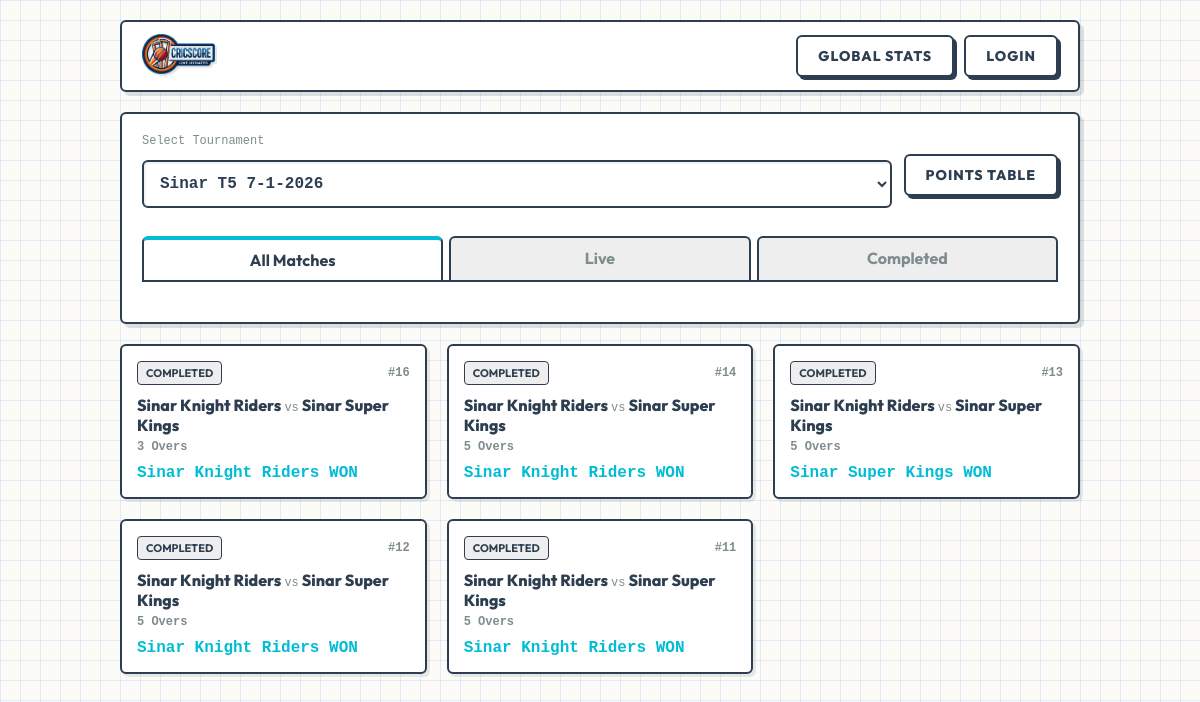
The page / on the database its author committed.
### tables this page shows
CREATE TABLE matches (
  id INTEGER PRIMARY KEY AUTOINCREMENT,
  tournament_id INTEGER,
  team_a_id INTEGER NOT NULL,
  team_b_id INTEGER NOT NULL,
  overs_limit INTEGER NOT NULL DEFAULT 20,
  wickets_limit INTEGER NOT NULL DEFAULT 10,
  status TEXT NOT NULL DEFAULT 'scheduled',
  toss_winner_team_id INTEGER,
  toss_decision TEXT, -- 'bat' or 'bowl'
  winner_team_id INTEGER,
  result_type TEXT,
  super_over INTEGER NOT NULL DEFAULT 0,
  created_at TEXT NOT NULL DEFAULT (datetime('now'))
, is_final INTEGER DEFAULT 0, man_of_match_id INTEGER DEFAULT NULL);

### api/auth.php (called while the page is built, shortened)
<?php
function auth_user(PDO $pdo): ?array {
  $uid = (int)($_SESSION['user_id'] ?? 0);
  if ($uid <= 0) return null;
  $stmt = $pdo->prepare('SELECT id, username FROM users WHERE id=?');
  $stmt->execute([$uid]);
  $u = $stmt->fetch(PDO::FETCH_ASSOC);
  return $u ?: null;
}

### index.php (the view, shortened to what this page needs)
<?php
require_once __DIR__ . '/db.php';
$user = null;
if (file_exists(__DIR__ . '/api/auth.php')) {
  require_once __DIR__ . '/api/auth.php';
  if (function_exists('auth_user')) $user = auth_user($pdo);
}
function h($s){ return htmlspecialchars((string)$s, ENT_QUOTES, 'UTF-8'); }
$tournaments = $pdo->query("SELECT id, name FROM tournaments ORDER BY id DESC")->fetchAll(PDO::FETCH_ASSOC);
$selectedTid = (int)($_GET['tournament_id'] ?? 0);
if ($selectedTid <= 0 && count($tournaments) > 0) $selectedTid = (int)$tournaments[0]['id'];
$tab = strtolower(trim((string)($_GET['tab'] ?? 'all')));
$matches = [];
if ($selectedTid > 0) {
  $sql = "
    SELECT m.*, ta.name AS team_a_name, tb.name AS team_b_name
    FROM matches m
    JOIN teams ta ON ta.id = m.team_a_id
    JOIN teams tb ON tb.id = m.team_b_id
    WHERE m.tournament_id = ?
    ORDER BY
      CASE m.status
        WHEN 'live' THEN 0
        WHEN 'awaiting_super_over' THEN 1
        WHEN 'completed' THEN 2
        ELSE 3
      END,
      m.id DESC
  ";
  $st = $pdo->prepare($sql);
  $st->execute([$selectedTid]);
  $matches = $st->fetchAll(PDO::FETCH_ASSOC);
}
function result_text($m){
  $rt = $m['result_type'] ?? null;
  if ($rt === 'A')   return h($m['team_a_name']) . ' WON';
  if ($rt === 'B')   return h($m['team_b_name']) . ' WON';
  return 'COMPLETED';
}
?>
<!doctype html>
<html>
<head>
  <link rel="stylesheet" href="/style.css"/>
</head>
<body>
<div class="home-wrap">
  <div class="topbar">
    <div class="brand">
      <a href="/" class="brand-link">
       <img src="../assets/logo.png" alt="Logo">
      </a>
    </div>
    <div class="right-actions">
      <a class="btn" href="/pages/players.php">Global Stats</a>
      <?php if ($user): ?>
        <a class="btn" href="/pages/commentary_manager.php" style="background:#fff3e0; color:#e65100;">🎙️ Commentary</a>
        <a class="btn" href="/api/tournament_create.php">+ Tournament</a>
        <button class="btn" onclick="document.getElementById('pwdModal').style.display='flex'">Passwd</button>
        <a class="btn danger" href="#" id="logoutBtn">Logout</a>
      <?php else: ?>
        <a class="btn" href="/pages/login.php">Login</a>
      <?php endif; ?>
    </div>
  </div>
  <div class="card">
    <div class="row">
      <div style="flex:1;">
        <div class="muted" style="font-size:12px;margin-bottom:4px;">Select Tournament</div>
        <select id="tournamentSel">
          <?php if (count($tournaments) === 0): ?>
            <option value="">No tournaments</option>
          <?php else: ?>
            <?php foreach($tournaments as $t): ?>
              <option value="<?= (int)$t['id'] ?>" <?= ((int)$t['id'] === $selectedTid) ? 'selected' : '' ?>>
                <?= h($t['name']) ?>
              </option>
            <?php endforeach; ?>
          <?php endif; ?>
        </select>
      </div>
      <?php if ($selectedTid > 0): ?>
        <div style="display:flex; gap:10px; flex-wrap:wrap;">
            <a class="btn" href="/pages/tournament.php?id=<?= (int)$selectedTid ?>">Points Table</a>
        </div>
      <?php endif; ?>
    </div>
    <div class="tabs" style="margin-top:20px;">
      <a class="tab <?= $tab==='all'?'active':'' ?>" href="?tournament_id=<?= (int)$selectedTid ?>&tab=all">All Matches</a>
      <a class="tab <?= $tab==='live'?'active':'' ?>" href="?tournament_id=<?= (int)$selectedTid ?>&tab=live">Live</a>
      <a class="tab <?= $tab==='completed'?'active':'' ?>" href="?tournament_id=<?= (int)$selectedTid ?>&tab=completed">Completed</a>
    </div>
  </div>
  <?php if ($selectedTid <= 0): ?>
    <div class="card" style="text-align:center;">
      <h3>No tournaments yet</h3>
      <p class="muted">Login and create using <b>+ Tournament</b>.</p>
    </div>
  <?php else: ?>
    <div class="grid">
      <?php if (count($matches) === 0): ?>
        <div class="card" style="grid-column:1/-1; text-align:center;">
          <b>No matches found</b>
          <div class="muted" style="margin-top:6px;">This tournament has no matches yet.</div>
        </div>
      <?php else: ?>
        <?php foreach($matches as $m): ?>
          <?php
            $status = $m['status'] ?? 'scheduled';
            $badgeText = strtoupper($status);
            $res = result_text($m);
          ?>
          <a class="match-card" href="/pages/match.php?id=<?= (int)$m['id'] ?>">
            <div class="match-head">
              <span class="badge <?= ($status==='live' || $status==='awaiting_super_over') ? 'live':'' ?>">
                <?= h($badgeText) ?>
              </span>
              <span class="muted" style="font-size:12px;">#<?= (int)$m['id'] ?></span>
            </div>
            <div class="teams"><?= h($m['team_a_name']) ?> <span class="muted" style="font-weight:400;font-size:12px;">vs</span> <?= h($m['team_b_name']) ?></div>
            <div class="muted" style="font-size:12px;">
              <?= (int)($m['overs_limit'] ?? 0) ?> Overs
            </div>
            <?php if ($res !== ''): ?>
              <div class="res"><?= h($res) ?></div>
            <?php endif; ?>
          </a>
        <?php endforeach; ?>
      <?php endif; ?>
    </div>
  <?php endif; ?>
</div>
</body>
</html>

### style.css (style rules this page uses)
:root { color-scheme: light; --bg-color: #fdfbf7; --grid-color: rgba(68, 138, 255, 0.15); --bg-pattern: linear-gradient(var(--grid-color) 1px, transparent 1px), linear-gradient(90deg, var(--grid-color) 1px, transparent 1px); --bg-size: 20px 20px; --ink: #2c3e50; --ink-light: #7f8c8d; --paper: #ffffff; --pop-yellow: #ffeb3b; --pop-cyan: #00bcd4; --pop-red: #ff5252; --pop-green: #00e676; --pop-purple: #ab47bc; --border: 2px solid var(--ink); --border-radius: 6px; --shadow-hard: 4px 4px 0px rgba(44, 62, 80, 0.15); }
*, *::before, *::after { box-sizing: border-box; }
body { margin: 0; font-family: 'Outfit', 'Segoe UI', sans-serif; background-color: var(--bg-color); background-image: var(--bg-pattern); background-size: var(--bg-size); color: var(--ink); min-height: 100vh; overflow-x: hidden; -webkit-tap-highlight-color: transparent; }
body::before { display: none; }
.wrap, .home-wrap { max-width: 1000px; margin: 0 auto; padding: 20px; width: 100%; }
a { color: var(--ink); text-decoration: none; font-weight: 700; transition: all 0.2s; }
.muted { color: var(--ink-light) !important; font-family: 'Courier New', monospace; }
.card { background: var(--paper); border: var(--border); border-radius: var(--border-radius); padding: 20px; margin: 20px 0; box-shadow: var(--shadow-hard); position: relative; backdrop-filter: none; }
.card::before { display: none; }
.topbar { display: flex; align-items: center; justify-content: space-between; margin-bottom: 20px; flex-wrap: wrap; gap: 15px; background: var(--paper); border: var(--border); border-radius: var(--border-radius); padding: 12px 20px; box-shadow: var(--shadow-hard); }
.brand img { height: 40px; filter: drop-shadow(2px 2px 0px rgba(0,0,0,0.1)); }
.top-actions, .right-actions { display: flex; gap: 10px; align-items: center; }
button, .btn, .btnlink { display: inline-flex; align-items: center; justify-content: center; padding: 10px 20px; border-radius: var(--border-radius); border: var(--border); background: var(--paper); color: var(--ink); font-weight: 800; font-size: 14px; text-transform: uppercase; letter-spacing: 1px; cursor: pointer; box-shadow: 3px 3px 0px var(--ink); transition: all 0.1s ease; text-decoration: none; user-select: none; }
input, select, textarea { width: 100%; padding: 12px; border-radius: var(--border-radius); border: var(--border); background: #fff; color: var(--ink); font-size: 16px; font-family: 'Courier New', monospace; font-weight: 600; margin: 8px 0; outline: none; box-shadow: inset 2px 2px 0px rgba(0,0,0,0.05); }
.tabs { display: flex; border-bottom: var(--border); gap: 6px; margin-bottom: 20px; overflow-x: auto; background: transparent; border-radius: 0; padding: 0; }
.tab { flex: 1; text-align: center; padding: 10px; border: var(--border); border-bottom: none; border-radius: 6px 6px 0 0; background: #eee; color: var(--ink-light); font-weight: 700; cursor: pointer; white-space: nowrap; min-width: 80px; margin-bottom: -2px; }
.tab.active { background: var(--paper); color: var(--ink); padding-bottom: 12px; border-top: 4px solid var(--pop-cyan); }

### index.php (style rules this page uses)
.row { display:flex; gap:12px; align-items:center; flex-wrap:wrap; }
.grid { display:grid; grid-template-columns:repeat(3, 1fr); gap:20px; margin-top:20px; }
.match-card { display: block; background: #fff; border: 2px solid #2c3e50; border-radius: 6px; padding: 15px; text-decoration: none; color: inherit; box-shadow: 3px 3px 0px rgba(44, 62, 80, 0.1); transition: transform 0.1s; height: 100%; }
.match-head { display:flex; justify-content:space-between; gap:10px; align-items:center; margin-bottom:10px; }
.badge { font-size:11px; font-weight:700; padding:4px 8px; border:1px solid #2c3e50; border-radius:4px; text-transform:uppercase; background:#eee; }
.teams { font-size:16px; font-weight:800; margin-bottom:5px; }
.res { margin-top:10px; font-weight:700; color: #00bcd4; font-family: 'Courier New', monospace; }

### rows shown on the page
matches: status "COMPLETED", id "16", team_a_name "Sinar Knight Riders", team_b_name "Sinar Super Kings", overs_limit "3", res "Sinar Knight Riders WON"
matches: status "COMPLETED", id "14", team_a_name "Sinar Knight Riders", team_b_name "Sinar Super Kings", overs_limit "5", res "Sinar Knight Riders WON"
matches: status "COMPLETED", id "13", team_a_name "Sinar Knight Riders", team_b_name "Sinar Super Kings", overs_limit "5", res "Sinar Super Kings WON"
matches: status "COMPLETED", id "12", team_a_name "Sinar Knight Riders", team_b_name "Sinar Super Kings", overs_limit "5", res "Sinar Knight Riders WON"
matches: status "COMPLETED", id "11", team_a_name "Sinar Knight Riders", team_b_name "Sinar Super Kings", overs_limit "5", res "Sinar Knight Riders WON"

### other values the page prints
form field value "Sinar T5 7-1-2026"
